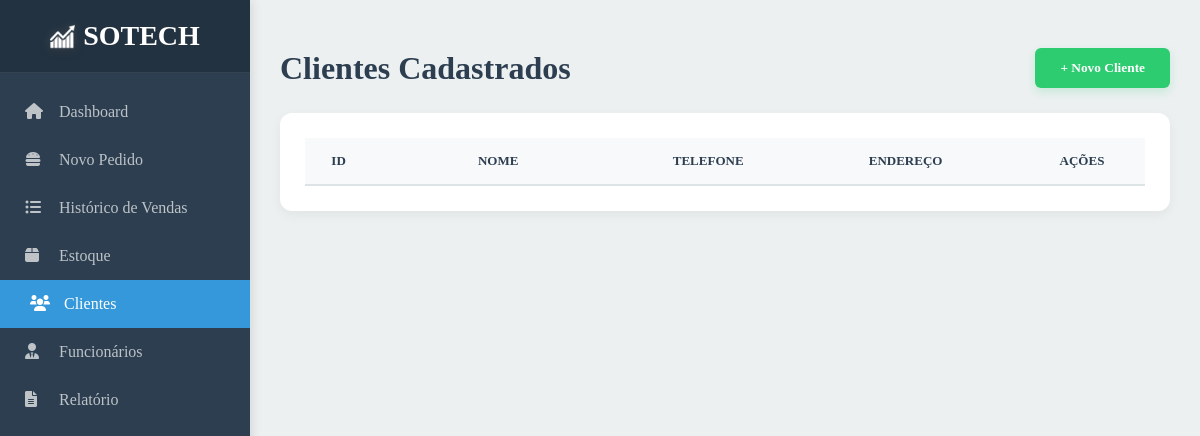
Page /clientes/ (signed in) on the earlier database version.
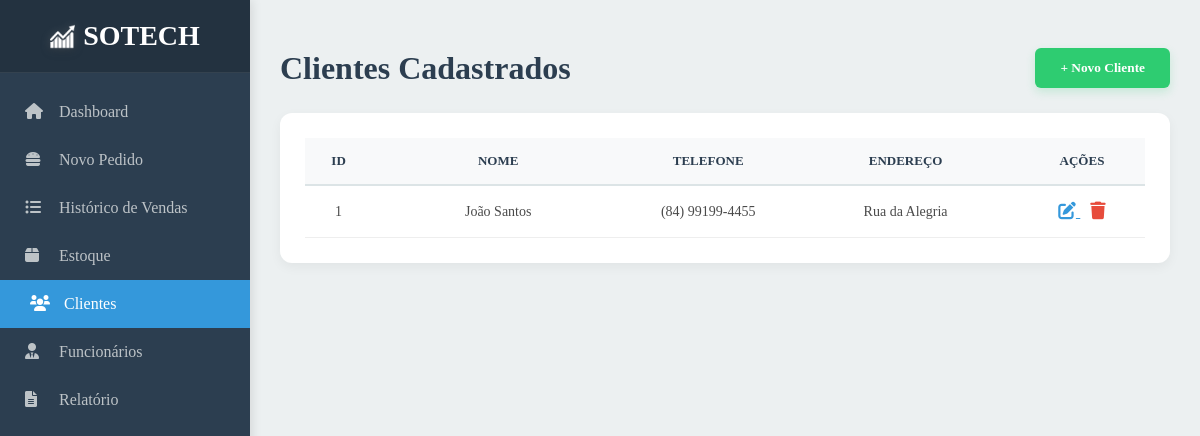
Same page on the later database version.
### core/models.py (models this page shows, shortened)
class Cliente(models.Model):
    nome = models.CharField("Nome", max_length=50)
    endereco = models.CharField("Endereço", max_length=100, default="", blank=True)
    telefone = models.CharField("Telefone", max_length=16, default="")
    cadastro_completo = models.BooleanField("Cadastro completo", default=True)

### core/views.py (the view)
# urls.py: path('clientes/',clientes,name="clientes"),
@login_required
def clientes(request):
    form = ClienteForm(request.POST or None)
    clientes = Cliente.objects.filter(cadastro_completo=True)
    if form.is_valid():
        form.save()
        return redirect("clientes")
    context = {
        "form": form,
        "clients": clientes,
    }
    return render(request, "html/clientes.html", context)

### core/templates/html/clientes.html (shortened to what this page needs)
{% extends 'base.html' %}
{% load static %}
{% load widget_tweaks %}
{% block estilo %}
<link rel="stylesheet" href="{% static 'style/style_clientes.css' %}?{% now 'U' %}" />
{% endblock %}
{% block conteudo %}
<main class="main-content">
  <header class="main-header">
    <h1>Clientes Cadastrados</h1>
    <button class="btn-add" onclick="document.getElementById('modalCliente').style.display='block'">
      + Novo Cliente
    </button>
  </header>
  <div class="table-card">
    <table class="clients-table">
      <thead>
        <tr>
          <th>ID</th>
          <th>Nome</th>
          <th>Telefone</th>
          <th>Endereço</th>
          <th>Ações</th>
        </tr>
      </thead>
      <tbody>
        {% for client in clients %}
        <tr>
          <td>{{ client.id }}</td>
          <td>{{ client.nome }}</td>
          <td>{{ client.telefone }}</td>
          <td>{{ client.endereco }}</td>
          <td>
            <a class="btn-edit" href="{% url 'cliente_editar' client.id %}">
              <i class="fas fa-edit"></i>
            </a>
            <a class="btn-delete" href="{% url 'cliente_remover' client.id %}">
              <i class="fas fa-trash"></i>
            </a>
          </td>
        </tr>
        {% endfor %}
      </tbody>
    </table>
  </div>
</main>
{% endblock %}

Differences in the rows shown:
added Cliente: id "1", nome "João Santos", telefone "(84) 99199-4455", endereco "Rua da Alegria"
